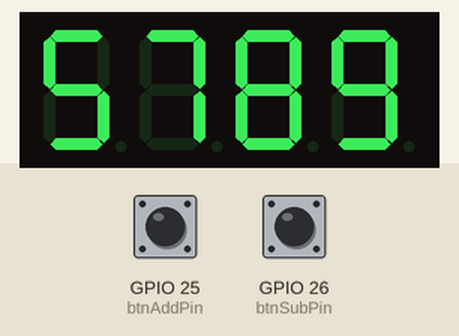
The sketch below on a simulated ESP32. On the bench: 4-digit seven-segment display. Wiring (inferred from the names in the program): 4-digit 7-segment display, segments lit when HIGH: segments GPIO 17, GPIO 5, GPIO 18, GPIO 19, GPIO 21, GPIO 22, GPIO 23, GPIO 15; digit selects GPIO 13, GPIO 12, GPIO 14, GPIO 27. Inputs (shaded band) come from the test bench; at power-on: GPIO 25 (btnAddPin) HIGH, GPIO 26 (btnSubPin) HIGH. The segment pins are drawn as the display they are named for.

Above: at 1.2 s.
1.3 s: GPIO 25 (btnAddPin) pulled LOW for 0.15 s
At 2.5 s:
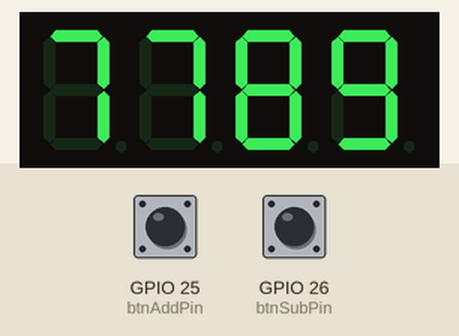
2.9 s: GPIO 26 (btnSubPin) pulled LOW for 0.15 s
At 4.0 s:
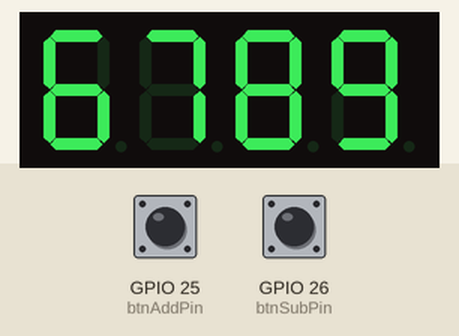
4.5 s: GPIO 25 (btnAddPin) pulled LOW for 1 s
At 5.2 s:
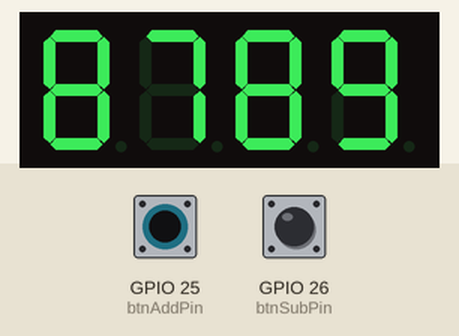
Timing chart, 0 to 7.5 s (numbered marks = the images above; inputs shaded):
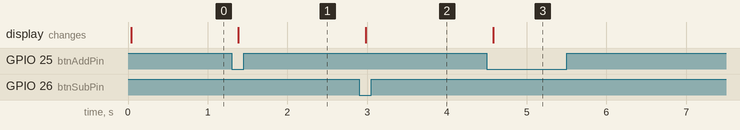

Measured:
- after the input at 1.3 s, the display: changes after 0.08 s (image 1)
- after the input at 2.9 s, the display: changes after 0.08 s (image 2)
- after the input at 4.5 s, the display: changes after 0.08 s (image 3)

The sketch:

c++.ino
```cpp
/*
 * ==========================================
 * วิธีต่อวงจร ESP32 (สำหรับจอ Common Cathode)
 * ==========================================
 * [จอ 7-Segment]
 * - ขา Segments (A,B,C,D,E,F,G,DP) -> ต่อเข้า GPIO: 17, 5, 18, 19, 21, 22, 23, 15
 * - ขา Positions (D1,D2,D3,D4) -> ต่อเข้า GPIO: 13, 12, 14, 27
 * * [ปุ่มกด Interrupt]
 * - ปุ่มบวก 2 (+2) -> ขาด้านนึงต่อ GPIO 25 / อีกด้านต่อ GND
 * - ปุ่มลบ 1 (-1)  -> ขาด้านนึงต่อ GPIO 26 / อีกด้านต่อ GND
 * ==========================================
 */

const int segmentPins[] = {17, 5, 18, 19, 21, 22, 23, 15};
const int positionPins[] = {13, 12, 14, 27};

const byte digitPatterns[] = {
  0b00111111, // 0
  0b00000110, // 1
  0b01011011, // 2
  0b01001111, // 3
  0b01100110, // 4
  0b01101101, // 5
  0b01111101, // 6
  0b00000111, // 7
  0b01111111, // 8
  0b01101111  // 9
};

volatile int Counter = 9875; // รหัส 4 ตัวท้าย
volatile unsigned long lastAdd = 0, lastSub = 0; // กันปุ่มเด้ง

const int btnAddPin = 25;
const int btnSubPin = 26;

// ฟังก์ชัน Interrupt (บวก 2)
void IRAM_ATTR ISR_Add() {
  if (millis() - lastAdd > 200) {
    Counter = (Counter + 2) % 10000;
    lastAdd = millis();
  }
}

// ฟังก์ชัน Interrupt (ลบ 1)
void IRAM_ATTR ISR_Sub() {
  if (millis() - lastSub > 200) {
    Counter--;
    if (Counter < 0) Counter = 9999;
    lastSub = millis();
  }
}

void setup() {
  for (int i = 0; i < 8; i++) pinMode(segmentPins[i], OUTPUT);
  for (int i = 0; i < 4; i++) {
    pinMode(positionPins[i], OUTPUT);
    digitalWrite(positionPins[i], HIGH); // Common Cathode ปิดหลักด้วย HIGH
  }

  pinMode(btnAddPin, INPUT_PULLUP);
  pinMode(btnSubPin, INPUT_PULLUP);
  attachInterrupt(digitalPinToInterrupt(btnAddPin), ISR_Add, FALLING);
  attachInterrupt(digitalPinToInterrupt(btnSubPin), ISR_Sub, FALLING);
}

void displayDigit(int digit, int position) {
  byte pattern = digitPatterns[digit];

  // ปิดทุกหลักก่อน
  for (int p = 0; p < 4; p++) digitalWrite(positionPins[p], HIGH);

  // ส่งสัญญาณให้ Segment (Common Cathode จ่าย HIGH ให้ไฟติด)
  for (int i = 0; i < 8; i++) {
    bool bitValue = bitRead(pattern, i); // เอา ! ออก เพื่อส่ง 1 ให้ไฟติด
    digitalWrite(segmentPins[i], bitValue);
  }

  // เปิดหลักที่ต้องการ (Common Cathode เปิดหลักด้วย LOW)
  digitalWrite(positionPins[position], LOW);
  delay(5);
  digitalWrite(positionPins[position], HIGH); // ปิดเมื่อเสร็จ
}

void display4Digit(int tempp) {
  tempp %= 10000; displayDigit(tempp / 1000, 3);
  tempp %= 1000;  displayDigit(tempp / 100, 2);
  tempp %= 100;   displayDigit(tempp / 10, 1);
  tempp %= 10;    displayDigit(tempp / 1, 0);
}

void loop() {
  display4Digit(Counter);
}
```
